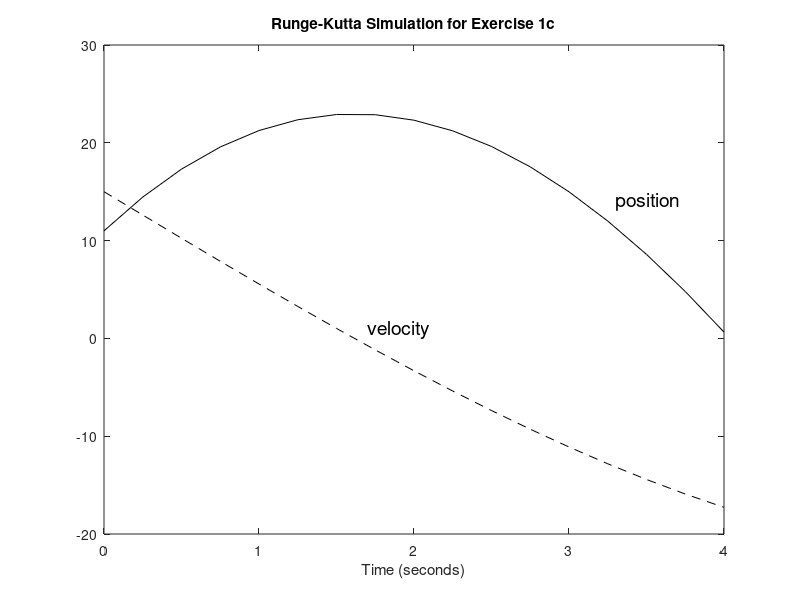

Source code (MATLAB):
% George Witteman
%
% CMPU 250: Modeling, Simulation, and Analysis
% Homework 3, Exercise 1c
% Spring, 2018

EXERCISE_TITLE = 'Runge-Kutta Simulation for Exercise 1c';

simulation_length = 4; % seconds
deltaT = 0.25; % seconds
t = 0:deltaT:simulation_length;

% Constants
acceleration_due_to_gravity = -9.81; % m/s^2

% Initial conditions
initial_position = 11; % meters
initial_velocity = 15; % m/s

S = zeros(1,length(t));
S(1) = initial_position;

V = zeros(1,length(t));
V(1) = initial_velocity;

% Differential equations
dVdt = @(t_n,P_n,V_n) acceleration_due_to_gravity + 0.01 * ...
  (V_n + P_n) + 0.3 * t_n^2;
dSdt = @(t_n,P_n,V_n) V_n;

for i = 2:length(t)
  dp1 = dSdt(t(i-1), S(i-1), V(i-1)) * deltaT;
  dv1 = dVdt(t(i-1), S(i-1), V(i-1)) * deltaT;
  dp2 = dSdt(t(i-1) + deltaT/2, S(i-1) + dp1/2, V(i-1) + dv1/2) * deltaT;
  dv2 = dVdt(t(i-1) + deltaT/2, S(i-1) + dp1/2, V(i-1) + dv1/2) * deltaT;
  dp3 = dSdt(t(i-1) + deltaT/2, S(i-1) + dp2/2, V(i-1) + dv2/2) * deltaT;
  dv3 = dVdt(t(i-1) + deltaT/2, S(i-1) + dp2/2, V(i-1) + dv2/2) * deltaT;
  dp4 = dSdt(t(i-1) + deltaT, S(i-1) + dp3, V(i-1) + dv3) * deltaT;
  dv4 = dVdt(t(i-1) + deltaT, S(i-1) + dp3, V(i-1) + dv3) * deltaT;
  
  S(i) = S(i-1) + (dp1 + 2*dp2 + 2*dp3 + dp4) / 6;
  V(i) = V(i-1) + (dv1 + 2*dv2 + 2*dv3 + dv4) / 6;
end

figure('Name', EXERCISE_TITLE);
plot(t,S,'k');
hold on;
plot(t,V,'--k');

title(EXERCISE_TITLE);
xlabel('Time (seconds)');

text(3.3,14,'position','FontSize',14);
text(1.7,1,'velocity','FontSize',14);
hold off;